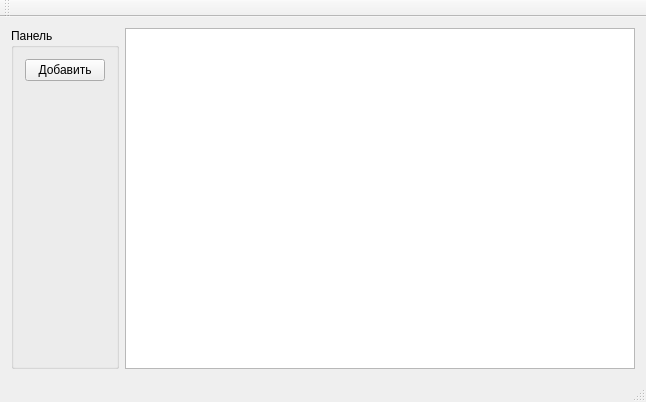
<?xml version="1.0" encoding="UTF-8"?>
<ui version="4.0">
 <class>MainWindow</class>
 <widget class="QMainWindow" name="MainWindow">
  <property name="geometry">
   <rect>
    <x>0</x>
    <y>0</y>
    <width>646</width>
    <height>402</height>
   </rect>
  </property>
  <property name="windowTitle">
   <string>MainWindow</string>
  </property>
  <widget class="QWidget" name="centralWidget">
   <layout class="QHBoxLayout" name="horizontalLayout">
    <item>
     <widget class="QGroupBox" name="groupBox">
      <property name="title">
       <string>Панель</string>
      </property>
      <layout class="QVBoxLayout" name="verticalLayout">
       <item>
        <widget class="QPushButton" name="pushButton">
         <property name="text">
          <string>Добавить</string>
         </property>
        </widget>
       </item>
       <item>
        <spacer name="verticalSpacer">
         <property name="orientation">
          <enum>Qt::Vertical</enum>
         </property>
         <property name="sizeHint" stdset="0">
          <size>
           <width>20</width>
           <height>40</height>
          </size>
         </property>
        </spacer>
       </item>
      </layout>
     </widget>
    </item>
    <item>
     <widget class="QTableWidget" name="tableWidget"/>
    </item>
   </layout>
  </widget>
  <widget class="QMenuBar" name="menuBar">
   <property name="geometry">
    <rect>
     <x>0</x>
     <y>0</y>
     <width>646</width>
     <height>21</height>
    </rect>
   </property>
  </widget>
  <widget class="QToolBar" name="mainToolBar">
   <attribute name="toolBarArea">
    <enum>TopToolBarArea</enum>
   </attribute>
   <attribute name="toolBarBreak">
    <bool>false</bool>
   </attribute>
  </widget>
  <widget class="QStatusBar" name="statusBar"/>
 </widget>
 <layoutdefault spacing="6" margin="11"/>
 <resources/>
 <connections/>
</ui>
